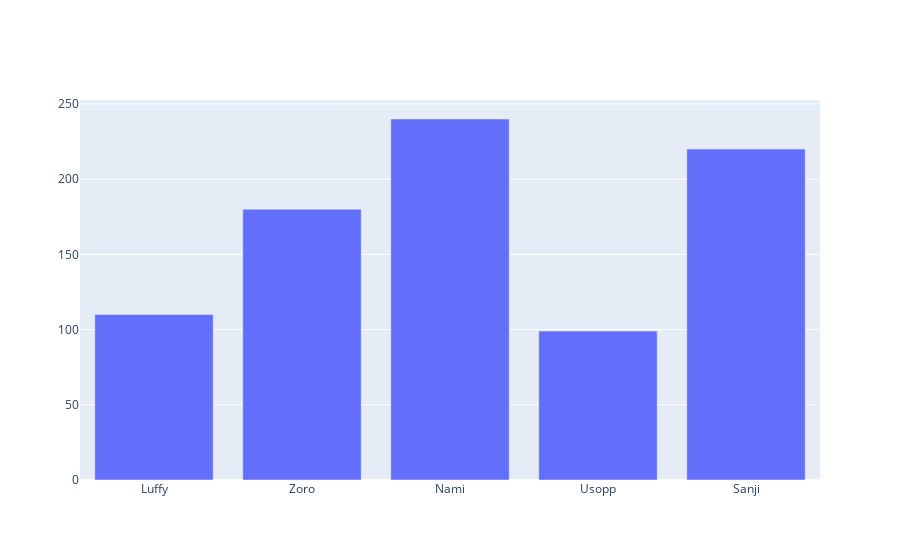

This figure's notebook cell:
### Code cell
graph = go.Figure()
graph.add_trace(go.Bar(x=x1,y=y1))

### Figure 1 — Plotly figure (JSON) as saved in the notebook; plotly's stock layout.template omitted (floating-point values rounded to 4 significant figures)
{"data": [{"type": "bar", "x": ["Luffy", "Zoro", "Nami", "Usopp", "Sanji"], "y": [110, 180, 240, 99, 220]}], "layout": {}}
